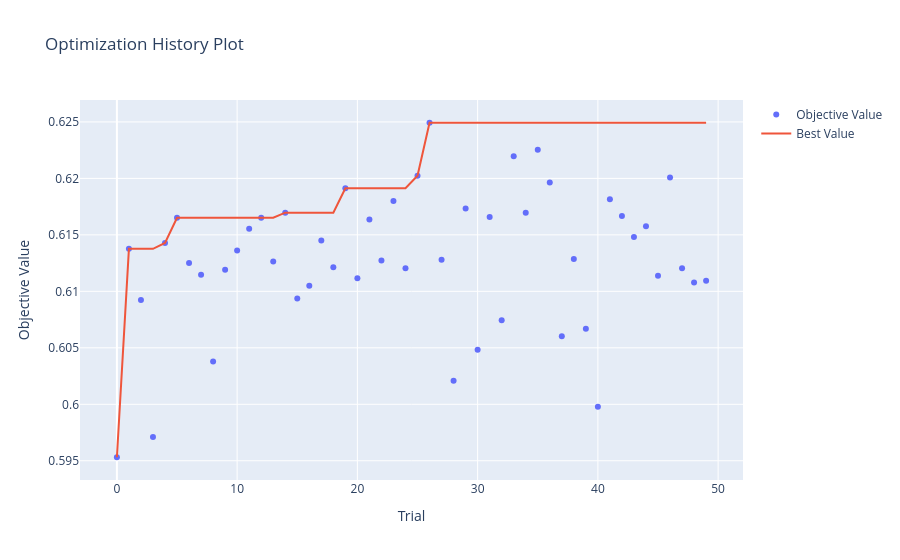

Notebook code for this chart:
### Code cell
# Import visualization modules
from optuna.visualization import plot_optimization_history, plot_param_importances

# Plot optimization history
plot_optimization_history(study)

### Figure 1 — Plotly figure (JSON) as saved in the notebook; plotly's stock layout.template omitted (floating-point values rounded to 4 significant figures)
{"data": [{"mode": "markers", "name": "Objective Value", "type": "scatter", "x": [0, 1, 2, 3, 4, 5, 6, 7, 8, 9, 10, 11, 12, 13, 14, 15, 16, 17, 18, 19, 20, 21, 22, 23, 24, 25, 26, 27, 28, 29, 30, 31, 32, 33, 34, 35, 36, 37, 38, 39, 40, 41, 42, 43, 44, 45, 46, 47, 48, 49], "y": [0.5953, 0.6138, 0.6092, 0.5971, 0.6143, 0.6165, 0.6125, 0.6115, 0.6038, 0.6119, 0.6136, 0.6156, 0.6165, 0.6126, 0.617, 0.6094, 0.6105, 0.6145, 0.6121, 0.6191, 0.6112, 0.6164, 0.6127, 0.618, 0.6121, 0.6202, 0.6249, 0.6128, 0.6021, 0.6173, 0.6048, 0.6166, 0.6074, 0.6219, 0.617, 0.6225, 0.6196, 0.606, 0.6129, 0.6067, 0.5998, 0.6182, 0.6167, 0.6148, 0.6158, 0.6114, 0.6201, 0.6121, 0.6108, 0.6109]}, {"mode": "lines", "name": "Best Value", "type": "scatter", "x": [0, 1, 2, 3, 4, 5, 6, 7, 8, 9, 10, 11, 12, 13, 14, 15, 16, 17, 18, 19, 20, 21, 22, 23, 24, 25, 26, 27, 28, 29, 30, 31, 32, 33, 34, 35, 36, 37, 38, 39, 40, 41, 42, 43, 44, 45, 46, 47, 48, 49], "y": [0.5953, 0.6138, 0.6138, 0.6138, 0.6143, 0.6165, 0.6165, 0.6165, 0.6165, 0.6165, 0.6165, 0.6165, 0.6165, 0.6165, 0.617, 0.617, 0.617, 0.617, 0.617, 0.6191, 0.6191, 0.6191, 0.6191, 0.6191, 0.6191, 0.6202, 0.6249, 0.6249, 0.6249, 0.6249, 0.6249, 0.6249, 0.6249, 0.6249, 0.6249, 0.6249, 0.6249, 0.6249, 0.6249, 0.6249, 0.6249, 0.6249, 0.6249, 0.6249, 0.6249, 0.6249, 0.6249, 0.6249, 0.6249, 0.6249]}, {"marker": {"color": "#cccccc"}, "mode": "markers", "name": "Infeasible Trial", "showlegend": false, "type": "scatter", "x": [], "y": []}], "layout": {"autosize": true, "title": {"text": "Optimization History Plot"}, "xaxis": {"autorange": true, "range": [-2.908, 51.91], "title": {"text": "Trial"}, "type": "linear"}, "yaxis": {"autorange": true, "range": [0.5929, 0.6274], "title": {"text": "Objective Value"}, "type": "linear"}}}
